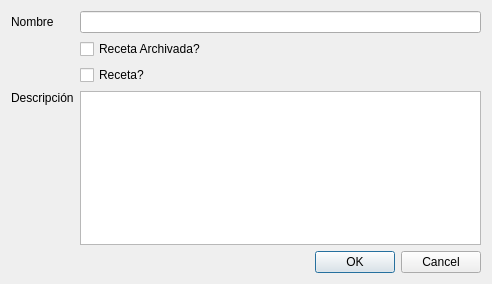
<?xml version="1.0" encoding="UTF-8"?>
<ui version="4.0">
 <class>vtnAltaMonodroga</class>
 <widget class="QWidget" name="vtnAltaMonodroga">
  <property name="geometry">
   <rect>
    <x>0</x>
    <y>0</y>
    <width>492</width>
    <height>284</height>
   </rect>
  </property>
  <property name="windowTitle">
   <string>Alta Monodroga</string>
  </property>
  <layout class="QVBoxLayout" name="verticalLayout">
   <item>
    <layout class="QGridLayout" name="gridLayout">
     <item row="0" column="0">
      <widget class="QLabel" name="label">
       <property name="text">
        <string>Nombre</string>
       </property>
      </widget>
     </item>
     <item row="1" column="1">
      <widget class="QCheckBox" name="checkBox">
       <property name="text">
        <string>Receta Archivada?</string>
       </property>
      </widget>
     </item>
     <item row="0" column="1">
      <widget class="QLineEdit" name="lineEdit"/>
     </item>
     <item row="3" column="1">
      <widget class="QTextEdit" name="textEdit"/>
     </item>
     <item row="3" column="0" alignment="Qt::AlignTop">
      <widget class="QLabel" name="label_2">
       <property name="text">
        <string>Descripción</string>
       </property>
      </widget>
     </item>
     <item row="2" column="1">
      <widget class="QCheckBox" name="checkBox_2">
       <property name="text">
        <string>Receta?</string>
       </property>
      </widget>
     </item>
     <item row="4" column="1">
      <widget class="QDialogButtonBox" name="buttonBox">
       <property name="standardButtons">
        <set>QDialogButtonBox::Cancel|QDialogButtonBox::Ok</set>
       </property>
      </widget>
     </item>
    </layout>
   </item>
  </layout>
 </widget>
 <tabstops>
  <tabstop>lineEdit</tabstop>
  <tabstop>checkBox</tabstop>
  <tabstop>checkBox_2</tabstop>
  <tabstop>textEdit</tabstop>
  <tabstop>buttonBox</tabstop>
 </tabstops>
 <resources/>
 <connections/>
</ui>
